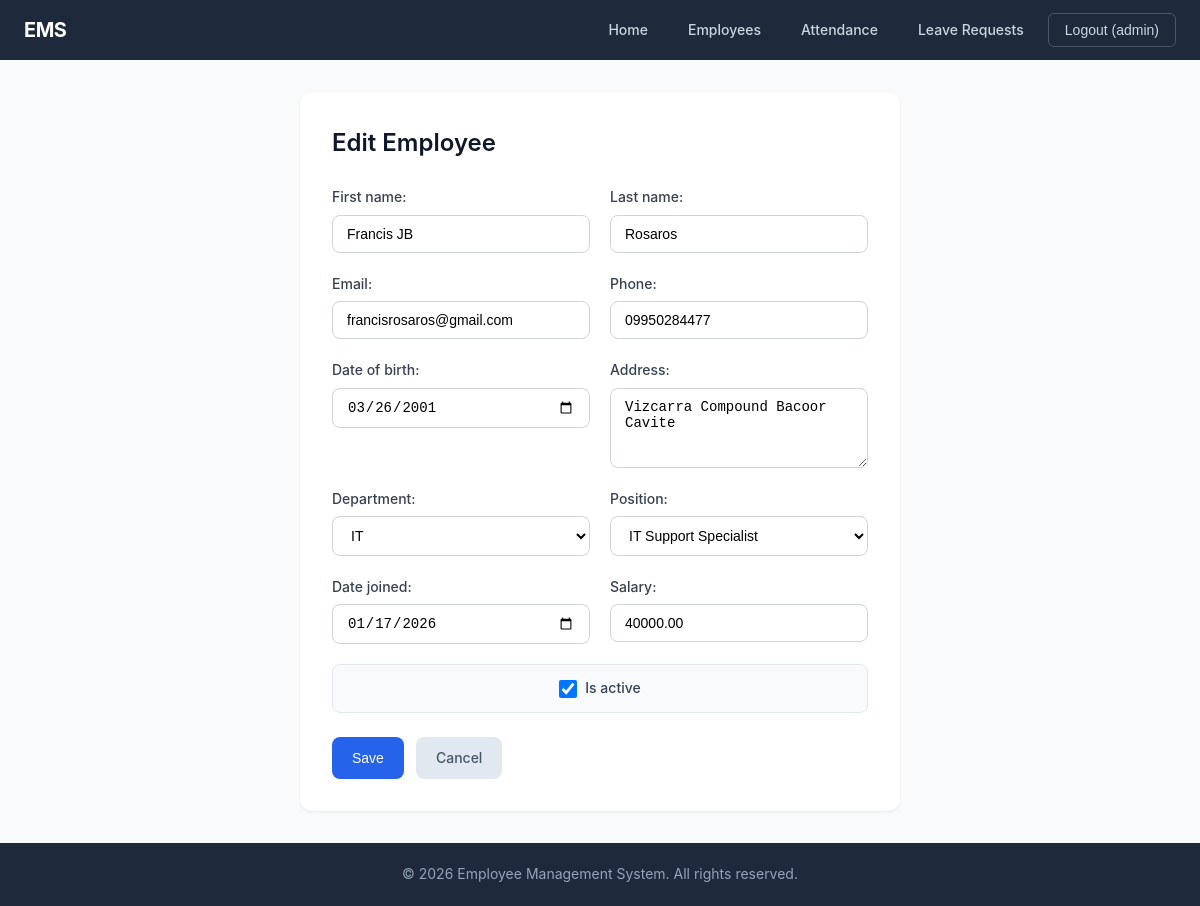
Page /employees/edit/1/ (signed in) on the committed database.
### app/models.py (models this page shows, shortened)
class Employee(models.Model):
    first_name = models.CharField(max_length=50)
    last_name = models.CharField(max_length=50)
    email = models.EmailField(unique=True)
    phone = models.CharField(max_length=15, blank=True)
    date_of_birth = models.DateField(null=True, blank=True)
    address = models.TextField(blank=True)
    department = models.ForeignKey(Department, on_delete=models.SET_NULL, null=True)
    position = models.ForeignKey(Position, on_delete=models.SET_NULL, null=True)
    date_joined = models.DateField()
    salary = models.DecimalField(max_digits=10, decimal_places=2, null=True, blank=True)
    is_active = models.BooleanField(default=True)

### app/views.py (the view)
# urls.py: path('employees/edit/<int:pk>/', views.employee_edit, name='employee_edit'),
@login_required
def employee_edit(request, pk):
    employee = get_object_or_404(Employee, pk=pk)
    if request.method == 'POST':
        form = EmployeeForm(request.POST, instance=employee)
        if form.is_valid():
            form.save()
            return redirect('employee_list')
    else:
        form = EmployeeForm(instance=employee)
    return render(request, 'base/employee_form.html', {'form': form, 'title': 'Edit Employee'})

### app/models.py (called while the page is built)
    def __str__(self):
        return self.name

    def __str__(self):
        return self.title

### app/templates/base/employee_form.html (shortened to what this page needs)
{% extends 'base/base.html' %}
{% block content %}
<div class="container form-container">
    <h2>{{ title }}</h2>
    <form method="post">
        <div class="form-grid">
            {% for field in form %}
                {% if field.field.widget.input_type == 'checkbox' %}
                    <div class="form-group form-check-group">
                        <label for="{{ field.id_for_label }}" class="form-check-label">
                            {{ field }}
                            <span>{{ field.label }}</span>
                        </label>
                    </div>
                {% else %}
                    <div class="form-group {% if field.field.widget.input_type == 'textarea' %}form-group-full{% endif %}">
                        {{ field.label_tag }}
                        {{ field }}
                    </div>
                {% endif %}
            {% endfor %}
        </div>
        <div class="form-actions">
            <button type="submit" class="btn">Save</button>
            <a href="{% url 'employee_list' %}" class="btn btn-secondary">Cancel</a>
        </div>
    </form>
</div>
{% endblock %}

### app/templates/base/base.html (shortened to what this page needs)
<!DOCTYPE html>
<html lang="en">
<head>
    {% load static %}
    <link rel="stylesheet" href="{% static 'css/base.css' %}">
</head>
<body>
    <nav class="navbar">
        <div class="navbar-container">
            <h1 class="navbar-title">EMS</h1>
            <ul class="navbar-menu" id="navbar-menu">
                {% if user.is_authenticated %}
                    <li><a href="{% url 'home' %}">Home</a></li>
                    <li><a href="{% url 'employee_list' %}">Employees</a></li>
                    <li><a href="{% url 'attendance_list' %}">Attendance</a></li>
                    <li><a href="{% url 'leave_list' %}">Leave Requests</a></li>
                    <li class="logout-item">
                        <form method="post" action="{% url 'logout' %}">
                            <button type="submit" class="logout-btn">Logout ({{ user.username }})</button>
                        </form>
                    </li>
                {% else %}
                    <li><a href="{% url 'home' %}">Home</a></li>
                    <li><a href="{% url 'login' %}">Login</a></li>
                    <li><a href="{% url 'register' %}">Register</a></li>
                {% endif %}
            </ul>
        </div>
    </nav>
    <div class="main-content">
        {% block content %}{% endblock %}
    </div>
    <footer class="footer">
        <p>&copy; 2026 Employee Management System. All rights reserved.</p>
    </footer>
</body>
</html>

### static/css/base.css (style rules this page uses)
* { box-sizing: border-box; margin: 0; padding: 0; }
body { font-family: -apple-system, BlinkMacSystemFont, 'Segoe UI', Roboto, Oxygen, Ubuntu, sans-serif; background: #f8fafc; color: #334155; line-height: 1.6; min-height: 100vh; display: flex; flex-direction: column; box-sizing: border-box; margin: 0; padding: 0; }
.navbar { background: #1e293b; padding: 0; position: sticky; top: 0; z-index: 100; }
.navbar-container { max-width: 1200px; margin: 0 auto; padding: 0 24px; display: flex; justify-content: space-between; align-items: center; height: 60px; }
.navbar-title { font-size: 20px; font-weight: 700; color: #fff; letter-spacing: -0.5px; }
.navbar-menu { list-style: none; display: flex; gap: 8px; align-items: center; }
.navbar-menu a { color: #cbd5e1; text-decoration: none; font-size: 14px; font-weight: 500; padding: 8px 16px; border-radius: 6px; transition: all 0.2s; }
.logout-item form { display: inline; }
.logout-btn { color: #cbd5e1; background: transparent; border: 1px solid #475569; font-size: 14px; font-weight: 500; padding: 8px 16px; border-radius: 6px; cursor: pointer; transition: all 0.2s; }
.main-content { flex: 1; padding: 32px 24px; }
.container { max-width: 1000px; margin: 0 auto; background: #fff; border-radius: 12px; padding: 32px; box-shadow: 0 1px 3px rgba(0,0,0,0.08); }
h2 { font-size: 24px; font-weight: 600; color: #0f172a; margin-bottom: 24px; }
p { color: #64748b; }
a { color: #2563eb; text-decoration: none; }
.btn { display: inline-flex; align-items: center; justify-content: center; gap: 8px; padding: 10px 20px; font-size: 14px; font-weight: 500; border: none; border-radius: 8px; cursor: pointer; text-decoration: none; transition: all 0.2s; background: #2563eb; color: #fff; }
.btn-secondary { background: #e2e8f0; color: #475569; }
.form-container { max-width: 600px; margin: 0 auto; }
.form-grid { display: grid; grid-template-columns: repeat(2, 1fr); gap: 20px; margin-bottom: 24px; }
.form-group { display: flex; flex-direction: column; gap: 6px; }
.form-group label { font-size: 14px; font-weight: 500; color: #374151; }
.form-control, .form-group input[type="text"], .form-group input[type="password"], .form-group input[type="email"], .form-group input[type="number"], .form-group input[type="date"], .form-group input[type="time"], .form-group textarea, .form-group select { width: 100%; padding: 10px 14px; font-size: 14px; border: 1px solid #d1d5db; border-radius: 8px; background: #fff; transition: border-color 0.2s, box-shadow 0.2s; }
.form-group textarea { resize: vertical; min-height: 80px; }
.form-check-group { grid-column: 1 / -1; display: flex; align-items: center; gap: 10px; padding: 12px 16px; background: #f8fafc; border-radius: 8px; border: 1px solid #e2e8f0; }
.form-check-group input[type="checkbox"] { width: 18px; height: 18px; cursor: pointer; }
.form-check-label { display: flex; align-items: center; gap: 8px; cursor: pointer; font-weight: normal; }
.form-actions { display: flex; gap: 12px; margin-top: 24px; }
.footer { background: #1e293b; color: #94a3b8; text-align: center; padding: 20px; font-size: 14px; }
.footer p { color: #94a3b8; }

### rows in the picture
Employee: form "Francis JB" "Rosaros" "francisrosaros@gmail.com" "09950284477" "03/26/2001" "Vizcarra Compound Bacoor Cavite" "IT" "IT Support Specialist" "01/17/2026" "40000.00", form "☑"

### other values in the picture
{{ user.username }} "admin"
{{ title }} "Edit Employee"
{{ field.label_tag }} "First name:" "Last name:" "Email:" "Phone:" "Date of birth:" "Address:" "Department:" "Position:" "Date joined:" "Salary:"
{{ field.label }} "Is active"
